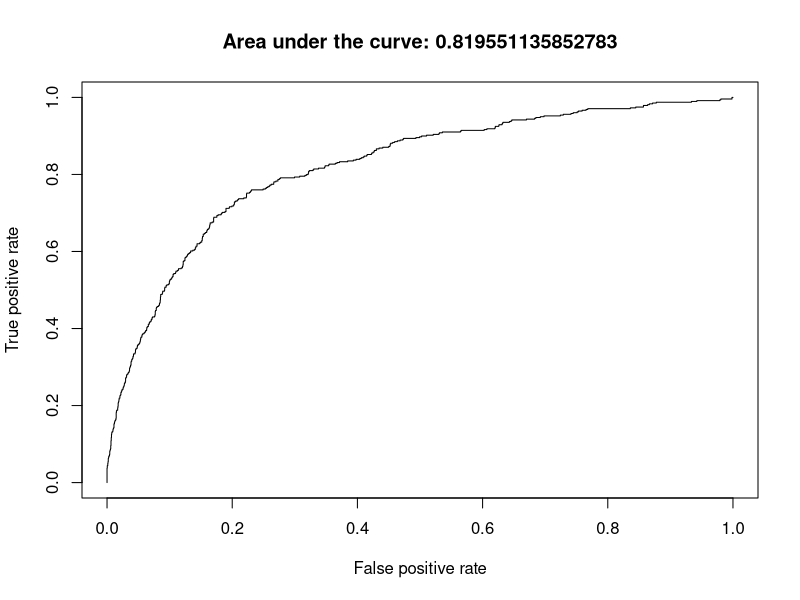

Reproduce this figure in R.
library(ROCR)
library(corrplot)
library(fastDummies)
library(MASS)
library(car)

# clean environment 
rm(list=ls())


data <- read.csv("employee_data.csv")

# Categorical data to transform to n-1 variables
CatArray <- c("Department", "EducationField", "Gender", "JobRole", "MaritalStatus")

TempData <- data

TempData <- TempData[-c(1)]

#Set Attrition Yes or No to 1 or 0
TempData$Attrition <- as.numeric(ifelse(TempData$Attrition == "Yes" , 1, 0))


#Set Busniess Travel to 0: No travel, 1: rarely, 2: frequently
TempData$BusinessTravel <- ifelse(TempData$BusinessTravel == "Non-Travel", 0, ifelse(TempData$BusinessTravel == "Travel_Rarely", 1, 2))

TempData <- dummy_cols(TempData, select_columns = CatArray, remove_first_dummy = TRUE, remove_selected_columns = TRUE)


# we have 4300 rows: 3010 (70%) training and the rest for testing 
# Logistic Regression

trainingSet <- head(TempData, 3010)
testSet <- tail(TempData, nrow(TempData)-3010)


basicModel <- glm(Attrition ~.,
               data =trainingSet, family=binomial(link="logit"),
               na.action=na.pass)
summary(basicModel) 

model1 <- stepAIC(basicModel, direction = "both")
summary(model1)
# AIC: 2118.6
# Removing multicollinearity through VIF check
vif(model1)


model2 <- glm(formula = Attrition ~ Age + BusinessTravel + Education + 
                 JobLevel + NumCompaniesWorked + TotalWorkingYears + TrainingTimesLastYear + 
                 YearsSinceLastPromotion + YearsWithCurrManager + EnvironmentSatisfaction + 
                 JobSatisfaction + WorkLifeBalance + JobInvolvement + AverageWorkingHours + 
                 `Department_Research & Development` + Department_Sales + 
                 `EducationField_Technical Degree` + JobRole_Manager + `JobRole_Manufacturing Director` + 
                 `JobRole_Research Director` + MaritalStatus_Married + MaritalStatus_Single, 
               family = binomial(link = "logit"), data = trainingSet, na.action = na.pass)
summary(model2)
#Accuracy = 85.73643


# Remove EducationField_Technical Degree`   -0.311127   0.221286  -1.406 0.159726  
model2 <- glm(formula = Attrition ~ Age + BusinessTravel + Education + 
                JobLevel + NumCompaniesWorked + TotalWorkingYears + TrainingTimesLastYear + 
                YearsSinceLastPromotion + YearsWithCurrManager + EnvironmentSatisfaction + 
                JobSatisfaction + WorkLifeBalance + JobInvolvement + AverageWorkingHours + 
                `Department_Research & Development` + Department_Sales 
                 + JobRole_Manager + `JobRole_Manufacturing Director` + 
                `JobRole_Research Director` + MaritalStatus_Married + MaritalStatus_Single, 
              family = binomial(link = "logit"), data = trainingSet, na.action = na.pass)
summary(model2)
#Accuracy = 85.81395


# Remove JobLevel                            -0.081963   0.051989  -1.577 0.114900  
model2 <- glm(formula = Attrition ~ Age + BusinessTravel + Education + 
                NumCompaniesWorked + TotalWorkingYears + TrainingTimesLastYear + 
                YearsSinceLastPromotion + YearsWithCurrManager + EnvironmentSatisfaction + 
                JobSatisfaction + WorkLifeBalance + JobInvolvement + AverageWorkingHours + 
                `Department_Research & Development` + Department_Sales 
              + JobRole_Manager + `JobRole_Manufacturing Director` + 
                `JobRole_Research Director` + MaritalStatus_Married + MaritalStatus_Single, 
              family = binomial(link = "logit"), data = trainingSet, na.action = na.pass)
summary(model2)
#Accuracy = 85.81395


# Remove JobInvolvement                      -0.128233   0.078656  -1.630 0.103041  
model2 <- glm(formula = Attrition ~ Age + BusinessTravel + Education + 
                NumCompaniesWorked + TotalWorkingYears + TrainingTimesLastYear + 
                YearsSinceLastPromotion + YearsWithCurrManager + EnvironmentSatisfaction + 
                JobSatisfaction + WorkLifeBalance + AverageWorkingHours + 
                `Department_Research & Development` + Department_Sales 
              + JobRole_Manager + `JobRole_Manufacturing Director` + 
                `JobRole_Research Director` + MaritalStatus_Married + MaritalStatus_Single, 
              family = binomial(link = "logit"), data = trainingSet, na.action = na.pass)
summary(model2)
#Accuracy = 85.73643


pred = predict(model2, type="response") # this returns the probability scores on the training data
predObj = prediction(pred, trainingSet$Attrition) # prediction object needed by ROCR

rocObj = performance(predObj, measure="tpr", x.measure="fpr")  # creates ROC curve obj
aucObj = performance(predObj, measure="auc")  # auc object

auc = aucObj@y.values[[1]]
auc   # the auc score: tells you how well the model predicts.

plot(rocObj, main = paste("Area under the curve:", auc))

newdata1 <- testSet[ , !(names(TempData) %in% c("Attrition"))]
newdata1$Attrition <- predict (model2,newdata=newdata1,type="response")

newdata1$Attrition <- factor(ifelse(newdata1$Attrition >= 0.5, 1, 0))

confusionMatrix <- table( newdata1$Attrition, testSet$Attrition)
confusionMatrix

accuracy <- 100*(sum(diag(confusionMatrix))/sum(confusionMatrix))
accuracy
